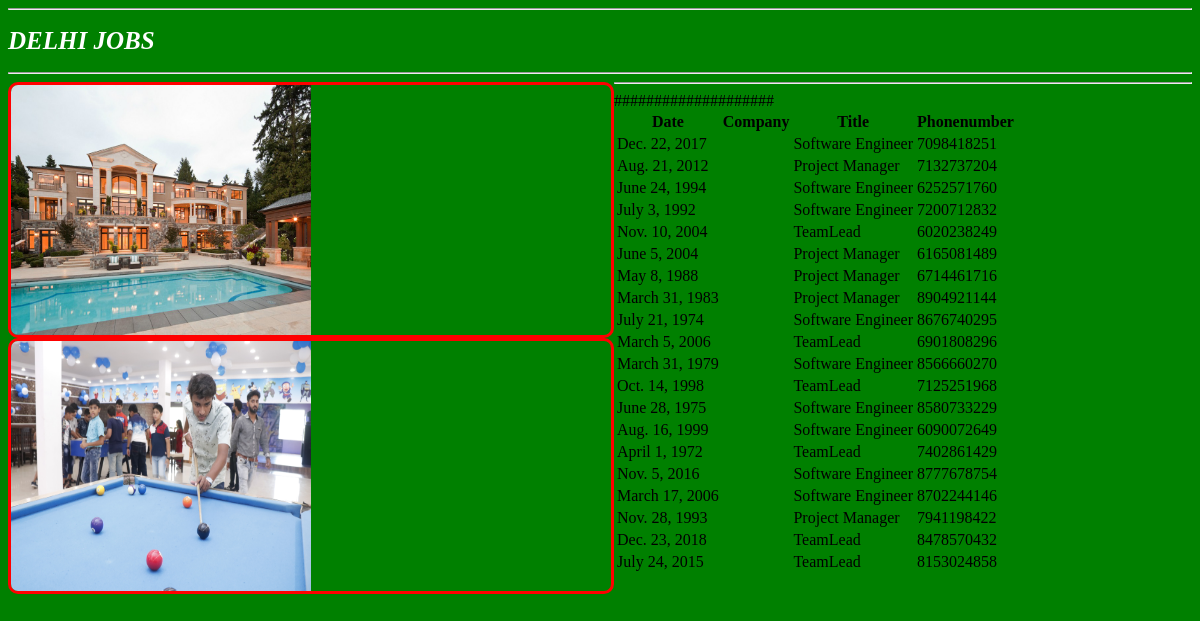
/delhi/, run on the app's committed database.
### recruiter/models.py (models this page shows)
class delhijobinfo(models.Model):
    date=models.DateField();
    cname=models.CharField(max_length=30);
    title=models.CharField(max_length=30);
    phonenum=models.IntegerField();

### recruiter/views.py (the view)
# urls.py: url(r'^delhi/', views.delhijobdata),
def delhijobdata(request):
    jobs_list=delhijobinfo.objects.all()
    return render(request,"recruiter/delhi.html",{'jobs_list':jobs_list})

### templates/recruiter/delhi.html (shortened to what this page needs)
<!DOCTYPE html>
{% load staticfiles %}
<html lang="en" dir="ltr">
  <head>
    <link rel='stylesheet' href='{% static "css/DESIGN.CSS"%}'>
  </head>
  <body>
    <hr>
     <h1>DELHI JOBS</h1>
    <hr>
     <img src='{% static "images/abc.jpg" %}'>
     <img src='{% static "images/abc1.jpg" %}'>
    <hr>
     {% if jobs_list %}
     <table id='tab'>
       <thead>
         <th>Date</th>
         <th>Company</th>
         <th>Title</th>
         <th>Phonenumber</th>
        </thead>
      {% for jobs in jobs_list %}
      <tr>
        <td>{{jobs.date}}</td>
        #<td>{{jobs.company}}</td>
        <td>{{jobs.title}}</td>
        <td>{{jobs.phonenum}}</td>
      </tr>
      {% endfor %}
    </table>
      {% else %}
    <p>No jobs here</p>
     {% endif %}
  </body>
</html>

### data on the page
delhijobinfo: date "Dec. 22, 2017", title "Software Engineer", phonenum "7098418251"
delhijobinfo: date "Aug. 21, 2012", title "Project Manager", phonenum "7132737204"
delhijobinfo: date "June 24, 1994", title "Software Engineer", phonenum "6252571760"
delhijobinfo: date "July 3, 1992", title "Software Engineer", phonenum "7200712832"
delhijobinfo: date "Nov. 10, 2004", title "TeamLead", phonenum "6020238249"
delhijobinfo: date "June 5, 2004", title "Project Manager", phonenum "6165081489"
delhijobinfo: date "May 8, 1988", title "Project Manager", phonenum "6714461716"
delhijobinfo: date "March 31, 1983", title "Project Manager", phonenum "8904921144"
delhijobinfo: date "July 21, 1974", title "Software Engineer", phonenum "8676740295"
delhijobinfo: date "March 5, 2006", title "TeamLead", phonenum "6901808296"
delhijobinfo: date "March 31, 1979", title "Software Engineer", phonenum "8566660270"
delhijobinfo: date "Oct. 14, 1998", title "TeamLead", phonenum "7125251968"
delhijobinfo: date "June 28, 1975", title "Software Engineer", phonenum "8580733229"
delhijobinfo: date "Aug. 16, 1999", title "Software Engineer", phonenum "6090072649"
delhijobinfo: date "April 1, 1972", title "TeamLead", phonenum "7402861429"
delhijobinfo: date "Nov. 5, 2016", title "Software Engineer", phonenum "8777678754"
delhijobinfo: date "March 17, 2006", title "Software Engineer", phonenum "8702244146"
delhijobinfo: date "Nov. 28, 1993", title "Project Manager", phonenum "7941198422"
delhijobinfo: date "Dec. 23, 2018", title "TeamLead", phonenum "8478570432"
delhijobinfo: date "July 24, 2015", title "TeamLead", phonenum "8153024858"
